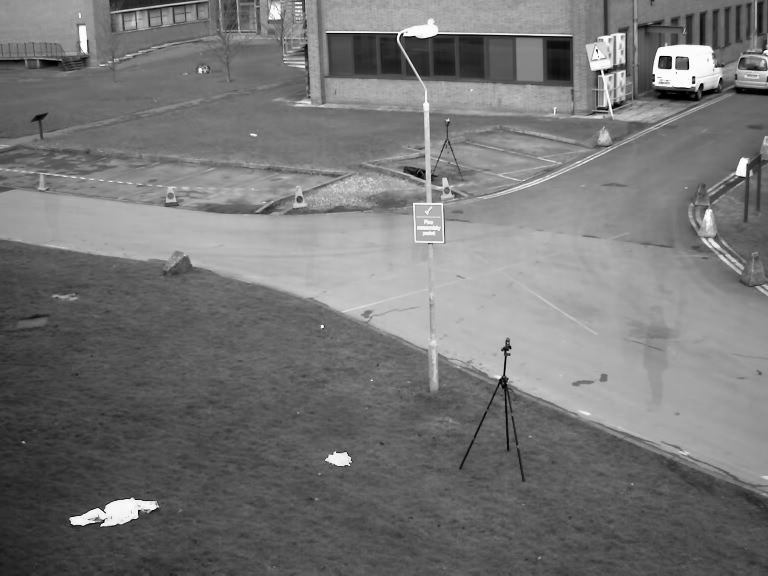
#> input picture data/background.bmp, 768 x 576 px
$ python background_subtraction.py
#> lines starting #> are read from the running program, lines starting #| are printed output that depends on the picture
import cv2

background = cv2.imread("data/background.bmp")
#> background is the input picture: shape (576, 768, 3); min 0, max 254, mean 117.4
source = cv2.imread("data/frame.bmp")
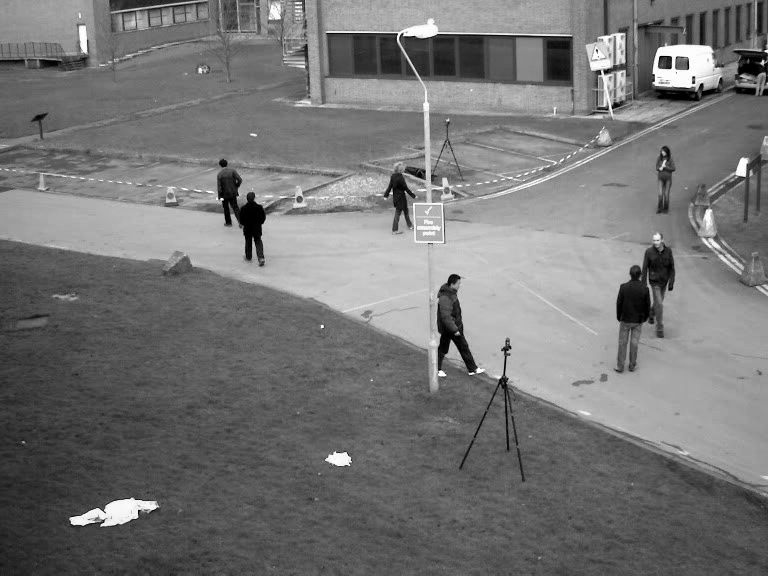
#> input picture data/frame.bmp, 768 x 576 px
#> source is the input picture: shape (576, 768, 3); min 0, max 255, mean 117.2

result = cv2.absdiff(background, source)
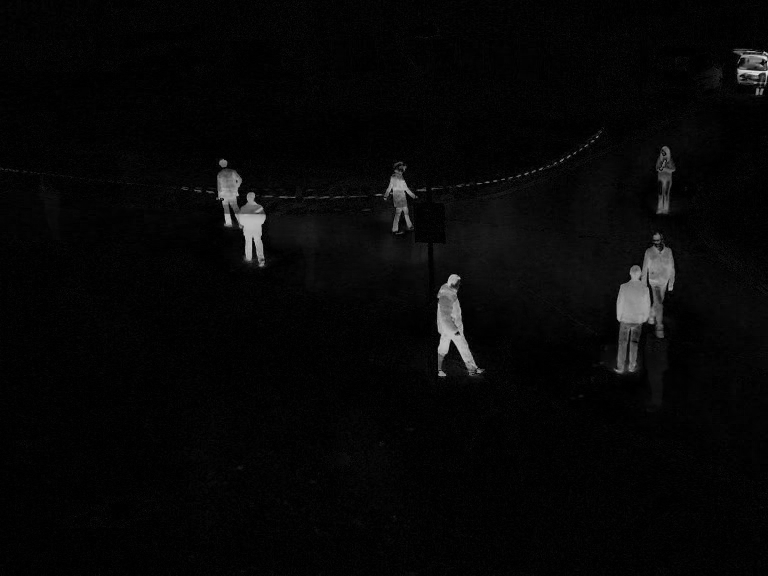
#> result: shape (576, 768, 3); min 0, max 229, mean 6.8
cv2.imshow("subtract", result)
cv2.imwrite("output/subtraction.bmp", result)
cv2.waitKey(-1)
